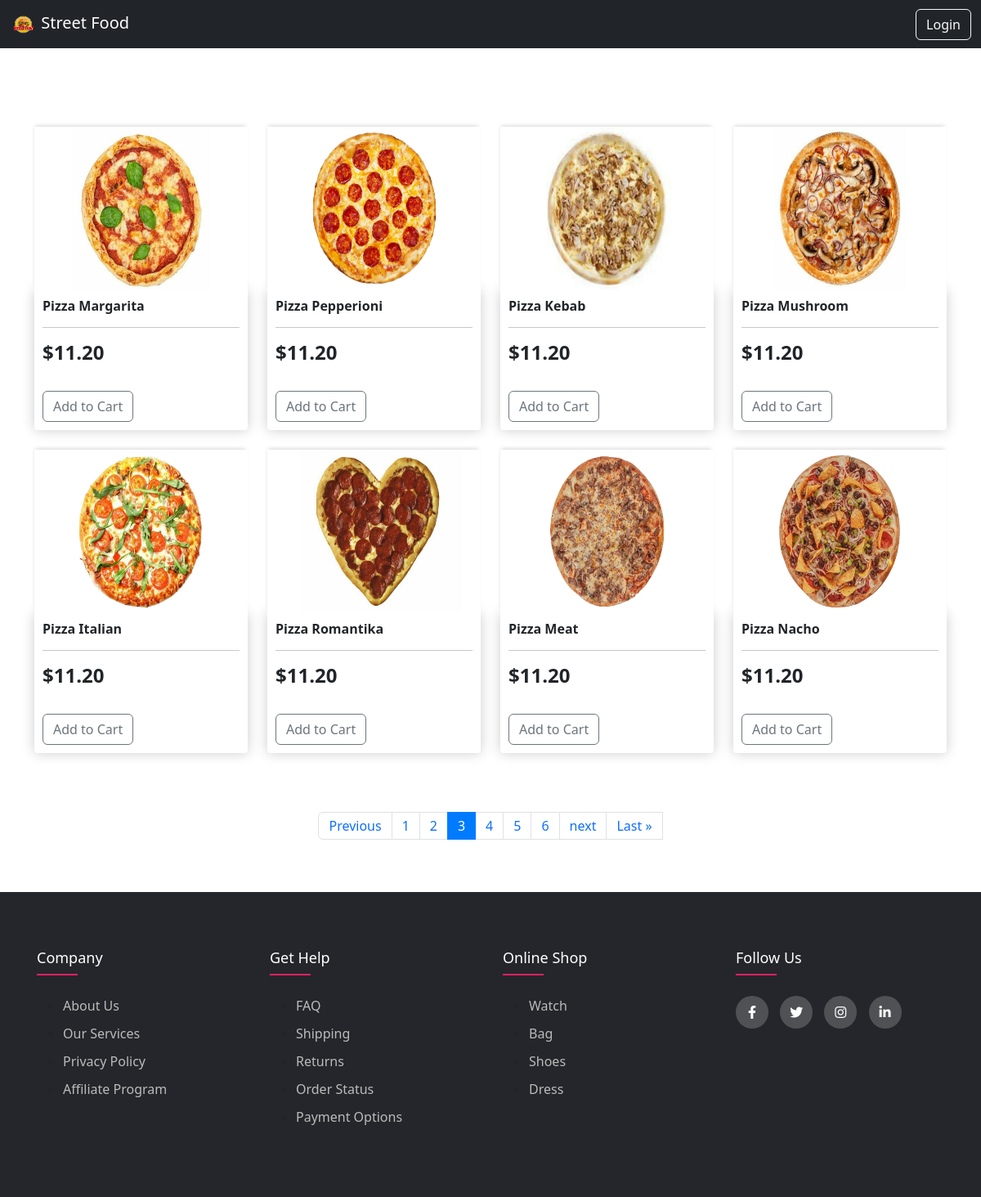
The app's page /menu/?page=3 with its own data.
### streetfood/models.py (models this page shows, shortened)
class Product(models.Model):
    name = models.CharField(max_length=200)
    price = models.DecimalField(max_digits=7, decimal_places=2)
    image = models.ImageField(null=True, blank=True)
    @property
    def imageURL(self):
        try:
            url = self.image.url
        except:
            url = ''
        return url

### streetfood/views.py (the view)
# urls.py: path('menu/', views.menu, name="menu"),
def menu(request):
    products = Product.objects.all()
    p = Paginator(Product.objects.all(), 8)
    page = request.GET.get('page')
    pag = p.get_page(page)
    if request.user.is_authenticated:
        customer = request.user.customer
        order, created = Order.objects.get_or_create(customer=customer, complete=False)
        items = order.orderitem_set.all()
        cartItems = order.get_cart_items
    else:
        try:
            cart = json.loads(request.COOKIES['cart'])
        except:
            cart = {}
        print('Cart:', cart)
        items = []
        order = {'get_cart_total': 0, 'get_cart_items': 0, 'shipping':False}
        cartItems = order['get_cart_items']
    context = {'products':products, 'pag':pag, 'items':items, 'order':order, 'cartItems':cartItems}
    return render(request, 'store/menu.html', context)

### streetfood/templates/store/menu.html (shortened to what this page needs)
{% extends 'store/base.html' %}
{% load static %}
{% block content %}
<link href="https://cdn.jsdelivr.net/npm/bootstrap@5.3.3/dist/css/bootstrap.min.css" rel="stylesheet">
<link rel="stylesheet" type="text/css" href="https://cdnjs.cloudflare.com/ajax/libs/font-awesome/5.15.1/css/all.min.css">
<br><br>
<br><br>
<div class="row">
    {% for product in pag %}
    <div class="col-lg-3">
        <img class="thumbnail" src="{{ product.imageURL }}">
        <div class="box-element product">
            <h6><strong>{{ product.name }}</strong></h6>
            <hr>
            <h4 style="display: inline-block; float: center;"><strong>${{ product.price|floatformat:2 }}</strong></h4>
                <br><br>
                <button data-product="{{product.id}}" data-action="add" class="btn btn-outline-secondary add-btn update-cart" type="button">Add to Cart</button>
        </div>
        <br>
    </div>
    {% endfor %}
</div>
<br><br>
<nav aria-label="Page navigation example">
    <ul class="pagination justify-content-center">
      <li class="page-item">
        {% if pag.has_previous %}
            <a class="page-link" href="?page={{ pag.previous_page_number }}">Previous</a>
        {% endif %}
      </li>
    {% for i in pag.paginator.page_range %}
        {% if pag.number == i %}
        <li class="page-item active"><span class="page-link">{{ i }}</li>
        {% else %}
        <li class="page-item">
            <a class="page-link" href="?page={{ i }}">{{ i }}</a>
        </li>
        {% endif %}
    {% endfor %}
      <li class="page-item">
        {% if pag.has_next %}
            <li class="page-item">
                <a class="page-link" href="?page={{ pag.next_page_number }}">next</a>
            </li>
                <a class="page-link" href="?page={{ pag.paginator.num_pages }}">Last &raquo;</a>
        {% else %}
            <li class="page-item disabled"></li>
        {% endif %}
      </li>
    </ul>
</nav>
{% endblock content %}

### static/css/main.css (style rules this page uses)
body { background-image: url(https://t4.ftcdn.net/jpg/04/77/41/49/360_F_477414972_fCT8rvCa1KxIq0g9p51GmcRiQhl2PSvi.jpg); background-repeat: no-repeat; background-size: cover; }
::placeholder { color: #fff; font-family: Arial; }
body { background-color: hsl(0, 0%, 98%); }
h1,h2,h3,h4,h5,h6 { color:hsl(0, 0%, 30%); }
.box-element { box-shadow:hsl(0, 0%, 80%) 0 0 16px; background-color: #fff; border-radius: 4px; padding: 10px; }
.thumbnail { width: 100%; height: 200px; -webkit-box-shadow: -1px -3px 5px -2px rgba(214,214,214,1); -moz-box-shadow: -1px -3px 5px -2px rgba(214,214,214,1); box-shadow: -1px -3px 5px -2px rgba(214,214,214,1); }
.product { border-radius: 0 0 4px 4px; }
.btn { border-radius: 0; }

### streetfood/templates/store/base.html (style rules this page uses)
body { background-image: url(https://png.pngtree.com/background/20210710/original/pngtree-fast-food-light-yellow-hamburger-coke-chips-hot-coffee-tomato-sauce-picture-image_981064.jpg); background-repeat: no-repeat; background-size: cover; }
::placeholder { color: #fff; font-family: Arial; }
body { background-color: hsl(0, 0%, 98%); }
h1,h2,h3,h4,h5,h6 { color:hsl(0, 0%, 30%); }
.box-element { box-shadow:hsl(0, 0%, 80%) 0 0 16px; background-color: #fff; border-radius: 4px; padding: 10px; }
.thumbnail { width: 100%; height: 200px; -webkit-box-shadow: -1px -3px 5px -2px rgba(214,214,214,1); -moz-box-shadow: -1px -3px 5px -2px rgba(214,214,214,1); box-shadow: -1px -3px 5px -2px rgba(214,214,214,1); }
.product { border-radius: 0 0 4px 4px; }
.btn { border-radius: 0; }

### records on screen
Product: imageURL (picture), name "Pizza Margarita", price "11.20"
Product: imageURL (picture), name "Pizza Pepperioni", price "11.20"
Product: imageURL (picture), name "Pizza Kebab", price "11.20"
Product: imageURL (picture), name "Pizza Mushroom", price "11.20"
Product: imageURL (picture), name "Pizza Italian", price "11.20"
Product: imageURL (picture), name "Pizza Romantika", price "11.20"
Product: imageURL (picture), name "Pizza Meat", price "11.20"
Product: imageURL (picture), name "Pizza Nacho", price "11.20"

### other values on screen
{{ i }} "1" "2" "4" "5" "6"
{{ i }} "3"
